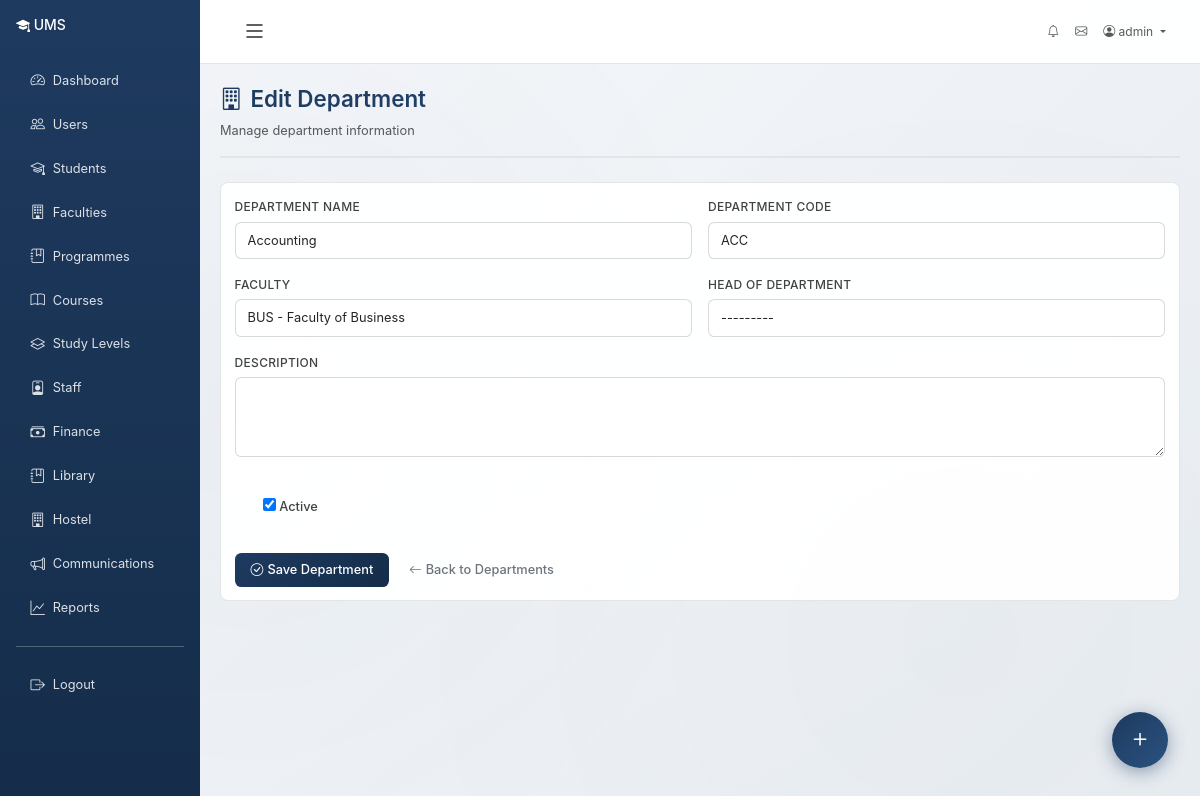
The page /academics/departments/5/edit/ (signed in) on the database its author committed.
### accounts/models.py (models this page shows, shortened)
class User(AbstractUser):
    class Role(models.TextChoices):
        ADMIN = 'admin', 'Administrator'
        REGISTRAR = 'registrar', 'Registrar'
        LECTURER = 'lecturer', 'Lecturer'
        STUDENT = 'student', 'Student'
        FINANCE = 'finance', 'Finance Staff'
        LIBRARIAN = 'librarian', 'Librarian'
        HOSTEL_MANAGER = 'hostel_manager', 'Hostel Manager'
        FACULTY_DEAN = 'faculty_dean', 'Faculty Dean'
        DEPARTMENT_HEAD = 'department_head', 'Department Head'
        PROGRAMME_COORDINATOR = 'programme_coordinator', 'Programme Coordinator'
    role = models.CharField(max_length=25, choices=Role.choices, default=Role.STUDENT)
    phone_number = models.CharField(max_length=20, blank=True)
    date_of_birth = models.DateField(null=True, blank=True)
    gender = models.CharField(
        max_length=10,
        choices=[('M', 'Male'), ('F', 'Female'), ('O', 'Other')],
        blank=True
    )
    address = models.TextField(blank=True)
    profile_picture = models.ImageField(upload_to='profiles/', null=True, blank=True)
    is_active_member = models.BooleanField(default=True)
    created_at = models.DateTimeField(auto_now_add=True)
    updated_at = models.DateTimeField(auto_now=True)
    class Meta:
        ordering = ['-date_joined']
    def __str__(self):
        return f"{self.get_full_name()} ({self.get_role_display()})"
    @property
    def is_admin(self):
        return self.role == self.Role.ADMIN or self.is_superuser

### academics/models.py (models this page shows, shortened)
class Department(models.Model):
    name = models.CharField(max_length=200)
    code = models.CharField(max_length=10, unique=True)
    faculty = models.ForeignKey(Faculty, on_delete=models.CASCADE, related_name='departments')
    head_of_department = models.ForeignKey(
        settings.AUTH_USER_MODEL, on_delete=models.SET_NULL,
        null=True, blank=True, related_name='department_head'
    )
    description = models.TextField(blank=True)
    is_active = models.BooleanField(default=True)
    created_at = models.DateTimeField(auto_now_add=True)
    class Meta:
        ordering = ['name']

### academics/views.py (the view)
# urls.py: path('departments/<int:pk>/edit/', views.department_edit, name='department_edit'),
@login_required
@role_required(['admin', 'registrar'])
def department_edit(request, pk):
    department = get_object_or_404(Department, pk=pk)
    if request.method == 'POST':
        form = DepartmentForm(request.POST, instance=department)
        if form.is_valid():
            form.save()
            messages.success(request, 'Department updated successfully.')
            return redirect('academics:department_list')
    else:
        form = DepartmentForm(instance=department)
    return render(request, 'academics/department_form.html', {'form': form, 'title': 'Edit Department'})

### academics/forms.py
class DepartmentForm(forms.ModelForm):
    class Meta:
        model = Department
        fields = ['name', 'code', 'faculty', 'head_of_department', 'description', 'is_active']
        widgets = {
            'name': forms.TextInput(attrs={'class': 'form-control'}),
            'code': forms.TextInput(attrs={'class': 'form-control'}),
            'faculty': forms.Select(attrs={'class': 'form-select'}),
            'head_of_department': forms.Select(attrs={'class': 'form-select'}),
            'description': forms.Textarea(attrs={'class': 'form-control', 'rows': 3}),
        }
    def __init__(self, *args, **kwargs):
        super().__init__(*args, **kwargs)
        self.fields['head_of_department'].queryset = User.objects.filter(
            role__in=[User.Role.DEPARTMENT_HEAD, User.Role.ADMIN, User.Role.REGISTRAR]
        ).order_by('first_name', 'last_name')

### academics/models.py (called while the page is built)
    def __str__(self):
        return f"{self.code} - {self.name}"

### accounts/context_processors.py (called while the page is built, shortened)
def admin_dashboard_stats(request):
    context = {}
    return context

def user_context(request):
    context = {}
    if request.user.is_authenticated:
        user = request.user
        context['user_role'] = user.role
        context['user_role_display'] = user.get_role_display()
        context['is_admin_user'] = user.is_admin
        context['is_staff_user'] = user.role in ['admin', 'registrar', 'lecturer', 'finance', 'librarian', 'hostel_manager']
        nav_items = _get_nav_items(user)
        context['nav_items'] = nav_items
    return context

### templates/academics/department_form.html (shortened to what this page needs)
{% extends "base.html" %}
{% load static %}
{% block content %}
<div class="page-header">
    <h1 class="page-title"><i class="bi bi-building me-2"></i>{{ title }}</h1>
    <p class="text-muted mb-0">Manage department information</p>
</div>
<div class="card">
    <div class="card-body">
        <form method="post">
            <div class="row g-3">
                <div class="col-md-6">
                    <label class="form-label">Department Name</label>
                    {{ form.name }}
                </div>
                <div class="col-md-6">
                    <label class="form-label">Department Code</label>
                    {{ form.code }}
                </div>
                <div class="col-md-6">
                    <label class="form-label">Faculty</label>
                    {{ form.faculty }}
                </div>
                <div class="col-md-6">
                    <label class="form-label">Head of Department</label>
                    {{ form.head_of_department }}
                </div>
                <div class="col-12">
                    <label class="form-label">Description</label>
                    {{ form.description }}
                </div>
                <div class="col-md-6">
                    <div class="form-check mt-4">
                        {{ form.is_active }}
                        <label class="form-check-label" for="{{ form.is_active.id_for_label }}">Active</label>
                    </div>
                </div>
            </div>
            <div class="mt-4">
                <button type="submit" class="btn btn-primary">
                    <i class="bi bi-check-circle me-1"></i>Save Department
                </button>
                <a href="{% url 'academics:department_list' %}" class="btn btn-outline-secondary">
                    <i class="bi bi-arrow-left me-1"></i>Back to Departments
                </a>
            </div>
        </form>
    </div>
</div>
{% endblock %}

### templates/base.html (shortened to what this page needs)
{% load static %}
<!DOCTYPE html>
<html lang="en">
<head>
    <link href="https://cdn.jsdelivr.net/npm/bootstrap@5.3.0/dist/css/bootstrap.min.css" rel="stylesheet">
    <link rel="stylesheet" href="https://cdn.jsdelivr.net/npm/bootstrap-icons@1.11.0/font/bootstrap-icons.css">
</head>
<body {% if user.is_authenticated %}data-user-authenticated="true"{% endif %}>
    {% if user.is_authenticated %}
    <div class="container-fluid">
        <div class="row">
            <div class="col-md-3 col-lg-2 px-0 sidebar d-none d-md-block" id="sidebar">
                <div class="p-3">
                    <h4 class="text-white mb-4">
                        <i class="bi bi-mortarboard-fill"></i> <span class="sidebar-text">UMS</span>
                    </h4>
                    <nav class="nav flex-column">
                        {% for item in nav_items %}
                            {% if item.path %}
                                <a class="nav-link" href="{{ item.path }}" title="{{ item.label }}">
                                    <i class="bi {{ item.icon }}"></i> <span class="sidebar-text">{{ item.label }}</span>
                                </a>
                            {% elif item.url %}
                                <a class="nav-link" href="{% url item.url %}" title="{{ item.label }}">
                                    <i class="bi {{ item.icon }}"></i> <span class="sidebar-text">{{ item.label }}</span>
                                </a>
                            {% endif %}
                        {% endfor %}
                        <hr class="text-white">
                        <a class="nav-link" href="{% url 'accounts:logout' %}" title="Logout">
                            <i class="bi bi-box-arrow-right"></i> <span class="sidebar-text">Logout</span>
                        </a>
                    </nav>
                </div>
            </div>
            <div class="col-md-9 col-lg-10 ms-auto main-content-area" id="mainContent">
                <nav class="navbar navbar-expand-lg navbar-light bg-white border-bottom">
                    <div class="container-fluid">
                        <button class="btn btn-link text-dark sidebar-toggle d-none d-md-block" id="sidebarToggle" type="button" title="Collapse Sidebar (Ctrl+B)">
                            <i class="bi bi-list"></i>
                        </button>
                        <div class="collapse navbar-collapse" id="navbarNav">
                            <ul class="navbar-nav ms-auto">
                                <li class="nav-item">
                                    <a class="nav-link" href="{% url 'communications:notifications' %}" title="Notifications">
                                        <i class="bi bi-bell"></i>
                                    </a>
                                </li>
                                <li class="nav-item">
                                    <a class="nav-link" href="{% url 'communications:inbox' %}" title="Messages">
                                        <i class="bi bi-envelope"></i>
                                    </a>
                                </li>
                                <li class="nav-item dropdown">
                                    <a class="nav-link dropdown-toggle" href="#" id="userDropdown" role="button" data-bs-toggle="dropdown">
                                        <i class="bi bi-person-circle"></i> {{ user.get_full_name|default:user.username }}
                                    </a>
                                </li>
                            </ul>
                        </div>
                    </div>
                </nav>
                <div class="content-wrapper">
                    {% block content %}{% endblock %}
                </div>
            </div>
        </div>
    </div>
    {% else %}
    <div class="container-fluid">
        {% block login_content %}{% endblock %}
    </div>
    {% endif %}
    {% if user.is_authenticated %}
    <div class="qc-fab-wrap" id="qcFabWrap">
        <button class="qc-fab-main" id="qcFabMain" title="Quick Add">
            <i class="bi bi-plus qc-icon"></i>
        </button>
        <div class="qc-actions" id="qcActions">
        </div>
    </div>
    {% endif %}
</body>
</html>

### rows shown on the page
User: get_full_name "admin"
Department: name "Accounting", code "ACC", faculty "BUS - Faculty of Business", head_of_department "---------", is_active "☑"

### other values the page prints
{{ item.label }} "Dashboard" "Users" "Students" "Faculties" "Programmes" "Courses" "Study Levels" "Staff" "Finance" "Library" "Hostel" "Communications" "Reports"
{{ title }} "Edit Department"
